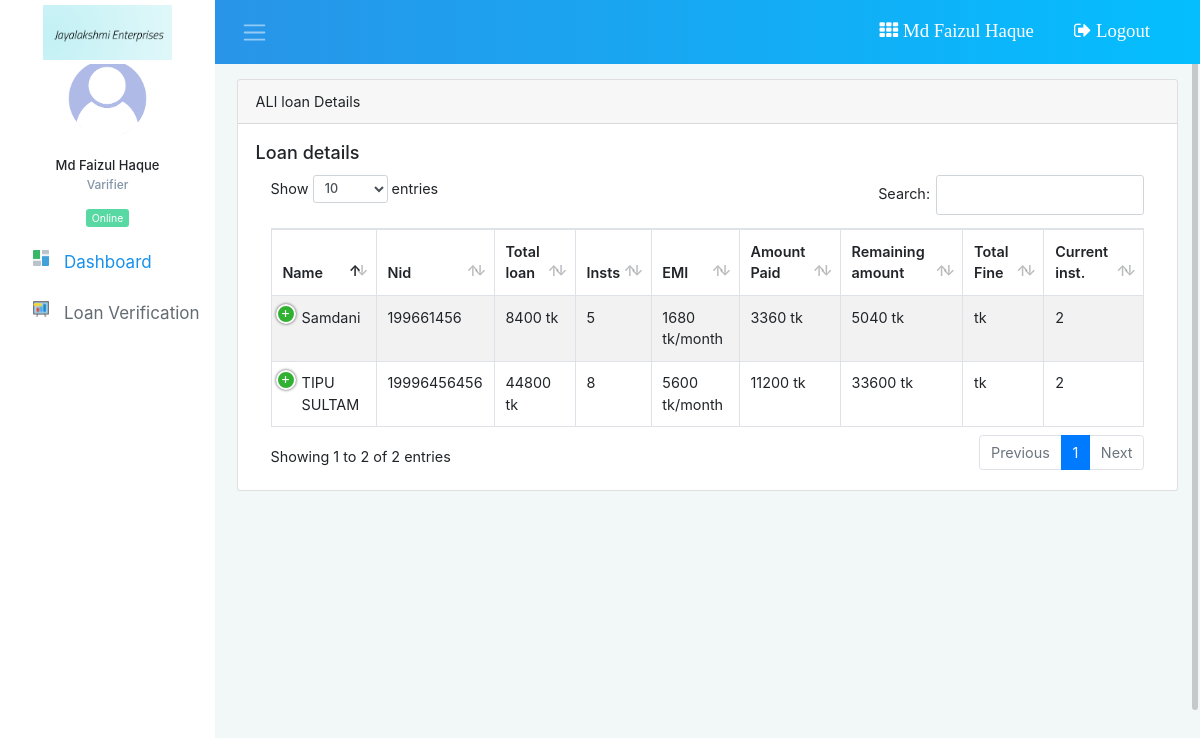
Page /loan_status.php (signed in) on the committed database.
### tables this page shows
CREATE TABLE `tbl_borrower` (
  `id` int(11) NOT NULL,
  `name` varchar(100) NOT NULL,
  `nid` bigint(30) NOT NULL,
  `rejected` int(11) NOT NULL DEFAULT 0,
  `gender` varchar(20) NOT NULL,
  `mobile` varchar(20) NOT NULL,
  `email` varchar(50) NOT NULL,
  `dob` date NOT NULL,
  `address` varchar(255) NOT NULL,
  `working_status` varchar(50) NOT NULL,
  `image` varchar(100) NOT NULL
);

CREATE TABLE `tbl_loan_application` (
  `id` int(11) NOT NULL,
  `b_id` int(11) NOT NULL,
  `status` int(11) NOT NULL DEFAULT 0,
  `name` varchar(100) NOT NULL,
  `expected_loan` bigint(50) NOT NULL,
  `loan_percentage` int(11) NOT NULL,
  `installments` int(11) NOT NULL,
  `total_loan` bigint(50) NOT NULL,
  `emi_loan` int(11) NOT NULL,
  `amount_paid` bigint(50) DEFAULT 0,
  `amount_remain` bigint(50) DEFAULT NULL,
  `current_inst` int(11) DEFAULT 0,
  `remain_inst` int(11) DEFAULT NULL,
  `next_date` date DEFAULT NULL,
  `files` varchar(255) NOT NULL
);

### classes/ManageLoan.php (called while the page is built, shortened)
<?php
$filepath = realpath(dirname(__FILE__));
include_once ($filepath."/../libs/CrudOperation.php");
class ManageLoan
{
	private $db;
	function __construct()
	{
		$this->db = new CrudOperation();
	}
	public function viewLoanApplication()
	{
		$sql = "SELECT tbl_borrower.*, tbl_loan_application.*
			    FROM tbl_borrower
				INNER JOIN tbl_loan_application
				ON tbl_borrower.id = tbl_loan_application.b_id
		 		ORDER BY tbl_loan_application.id DESC";
		$result = $this->db->select($sql);
		return $result;
	}
}
?>

### libs/CrudOperation.php (called while the page is built, shortened)
<?php
$filepath = realpath(dirname(__FILE__));
Class CrudOperation{
	 public $host   = DB_HOST;
	 public $user   = DB_USER;
	 public $pass   = DB_PASS;
	 public $dbname = DB_NAME;
	 public $link;
	private function connectDB(){
		 $this->link = new mysqli($this->host, $this->user, $this->pass,$this->dbname);
	 }
	public function select($query){
	  $result = $this->link->query($query) or die($this->link->error.__LINE__);
		  if($result->num_rows > 0){
		    return $result;
		  }else {
		    return false;
		  }
	 }
}

### loan_status.php (the view, shortened to what this page needs)
<?php
  include_once "inc/header.php";
  include_once "inc/sidebar.php";
?>
<div class="card">
  <div class="card-header">
    ALl loan Details
  </div>
  <div class="card-body">
    	<h5 class="card-title">Loan details</h5>
		<table id="example" class="table table-striped table-bordered table-hover" cellspacing="0" width="100%">
	        <thead>
	            <tr>
	                <th>Name</th>
	                <th>Nid</th>
	                <th>Total loan</th>
	                <th>Insts</th>
	                <th>EMI</th>
	                <th>Amount Paid</th>
	                <th>Remaining amount</th>
	                <th>Total Fine</th>
	                <th>Current inst.</th>
	            </tr>
	        </thead>
	        <tbody>
	        	<?php
	        		$all = $ml->viewLoanApplication();
	        		if ($all) {
	        			while ($row = $all->fetch_assoc()) {
	        	 ?>
	            <tr>
	                <td><?php echo $row['name']; ?></td>
	                <td><?php echo $row['nid']; ?></td>
	                <td><?php echo $row['total_loan']; ?> tk</td>
	                <td><?php echo $row['installments']; ?></td>
	                <td><?php echo $row['emi_loan']; ?> tk/month</td>
	                <td><?php echo $row['amount_paid']; ?> tk</td>
	                <td><?php echo $row['amount_remain']; ?> tk</td>
	                <td><?php  ?> tk</td>
	                <td><?php echo $row['current_inst']; ?></td>
	            </tr>
				<?php
	        			}
	        		}
				 ?>
	        </tbody>
	    </table>
	  </div>
	</div>
<?php
include_once "inc/footer.php";
?>

### assets/css/dataTables.responsive.css (style rules this page uses)
table.dataTable.dtr-inline.collapsed > tbody > tr > td:first-child, table.dataTable.dtr-inline.collapsed > tbody > tr > th:first-child { position: relative; padding-left: 30px; cursor: pointer; }
table.dataTable.dtr-inline.collapsed > tbody > tr > td:first-child:before, table.dataTable.dtr-inline.collapsed > tbody > tr > th:first-child:before { top: 8px; left: 4px; height: 16px; width: 16px; display: block; position: absolute; color: white; border: 2px solid white; border-radius: 16px; text-align: center; line-height: 14px; box-shadow: 0 0 3px #444; box-sizing: content-box; content: '+'; background-color: #31b131; }

### rows in the picture
tbl_borrower: tbl_loan_application.name "Samdani", nid "199661456", tbl_loan_application.total_loan "8400", tbl_loan_application.installments "5", tbl_loan_application.emi_loan "1680", tbl_loan_application.amount_paid "3360", tbl_loan_application.amount_remain "5040", tbl_loan_application.current_inst "2"
tbl_borrower: tbl_loan_application.name "TIPU SULTAM", nid "19996456456", tbl_loan_application.total_loan "44800", tbl_loan_application.installments "8", tbl_loan_application.emi_loan "5600", tbl_loan_application.amount_paid "11200", tbl_loan_application.amount_remain "33600", tbl_loan_application.current_inst "2"

### other values in the picture
Session::get("name") "Md Faizul Haque"
Session::get("designation") "Varifier"
